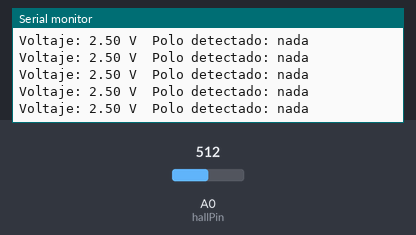
Bench run of a sketch on a simulated Arduino Uno, built with avr-gcc and run on an emulated ATmega328P. On the bench: the last lines printed to the serial monitor. The inputs (shaded band) are chosen by the test bench; at power-on: A0 (hallPin) = 512.

Above: at 1.2 s.
1.3 s: A0 (hallPin) set to 541
At 1.56 s:
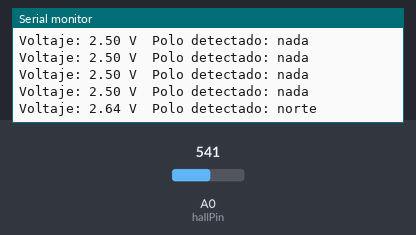
3.3 s: A0 (hallPin) set to 306
At 3.57 s:
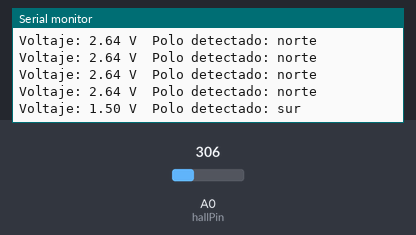

Measured:
- the behaviour switches between 531 and 532 on A0 (hallPin) (found by bisection; images 0 and 1)
- after the input at 1.3 s, the serial monitor: prints a new line after 0.11 s (image 1)
- after the input at 3.3 s, the serial monitor: prints a new line after 0.11 s (image 2)

The sketch:

hall.ino
```cpp
int hallPin = A0;

String detectarPolo(float voltage, float base = 2.5, float margen = 0.1) {
  if (voltage > base + margen) {
    return "norte";
  }
  else if (voltage < base - margen) {
    return "sur";
  }
  else {
    return "nada";
  }
}

void setup() {
  Serial.begin(9600);
}

void loop() {
  int raw = analogRead(hallPin);
  float voltage = raw * (5.0 / 1023.0);

  String polo = detectarPolo(voltage);

  Serial.print("Voltaje: ");
  Serial.print(voltage);
  Serial.print(" V\tPolo detectado: ");
  Serial.println(polo);

  delay(200);
}
```
